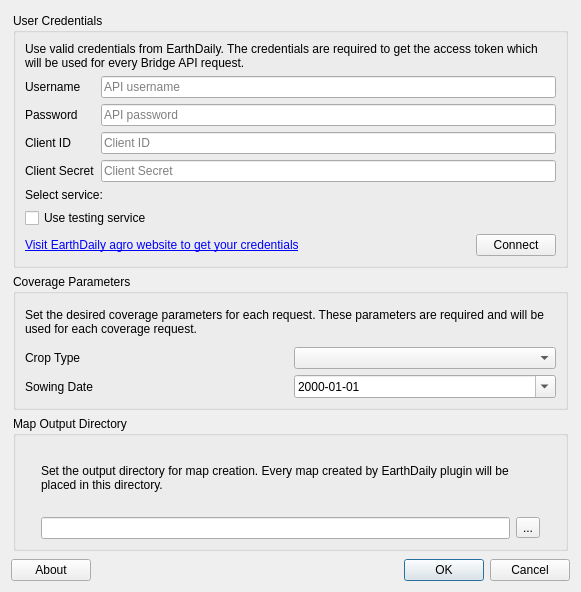
<?xml version="1.0" encoding="UTF-8"?>
<ui version="4.0">
 <class>dialog</class>
 <widget class="QDialog" name="dialog">
  <property name="geometry">
   <rect>
    <x>0</x>
    <y>0</y>
    <width>581</width>
    <height>592</height>
   </rect>
  </property>
  <property name="minimumSize">
   <size>
    <width>566</width>
    <height>568</height>
   </size>
  </property>
  <property name="windowTitle">
   <string>EarthDaily Options</string>
  </property>
  <layout class="QGridLayout" name="gridLayout_8">
   <item row="2" column="0">
    <layout class="QGridLayout" name="gridLayout_2">
     <item row="0" column="1">
      <spacer name="horizontalSpacer">
       <property name="orientation">
        <enum>Qt::Horizontal</enum>
       </property>
       <property name="sizeHint" stdset="0">
        <size>
         <width>40</width>
         <height>20</height>
        </size>
       </property>
      </spacer>
     </item>
     <item row="0" column="2">
      <widget class="QDialogButtonBox" name="button_box">
       <property name="orientation">
        <enum>Qt::Horizontal</enum>
       </property>
       <property name="standardButtons">
        <set>QDialogButtonBox::Cancel|QDialogButtonBox::Ok</set>
       </property>
      </widget>
     </item>
     <item row="0" column="0">
      <widget class="QPushButton" name="about_button">
       <property name="text">
        <string>About</string>
       </property>
      </widget>
     </item>
    </layout>
   </item>
   <item row="0" column="0">
    <widget class="QScrollArea" name="scrollArea">
     <property name="frameShape">
      <enum>QFrame::NoFrame</enum>
     </property>
     <property name="verticalScrollBarPolicy">
      <enum>Qt::ScrollBarAsNeeded</enum>
     </property>
     <property name="widgetResizable">
      <bool>true</bool>
     </property>
     <widget class="QWidget" name="scrollAreaWidgetContents">
      <property name="geometry">
       <rect>
        <x>0</x>
        <y>-74</y>
        <width>548</width>
        <height>612</height>
       </rect>
      </property>
      <layout class="QGridLayout" name="gridLayout_3">
       <property name="leftMargin">
        <number>2</number>
       </property>
       <property name="topMargin">
        <number>2</number>
       </property>
       <property name="rightMargin">
        <number>2</number>
       </property>
       <property name="bottomMargin">
        <number>2</number>
       </property>
       <item row="2" column="0">
        <widget class="QGroupBox" name="output_directory_group">
         <property name="title">
          <string>Map Output Directory</string>
         </property>
         <layout class="QGridLayout" name="gridLayout">
          <property name="leftMargin">
           <number>25</number>
          </property>
          <property name="rightMargin">
           <number>25</number>
          </property>
          <item row="2" column="0">
           <widget class="QLineEdit" name="output_directory_form"/>
          </item>
          <item row="2" column="1">
           <widget class="QToolButton" name="output_directory_chooser">
            <property name="text">
             <string>...</string>
            </property>
           </widget>
          </item>
          <item row="1" column="0">
           <widget class="QLabel" name="output_directory_label">
            <property name="text">
             <string>Set the output directory for map creation. Every map created by EarthDaily plugin will be placed in this directory.</string>
            </property>
            <property name="wordWrap">
             <bool>true</bool>
            </property>
           </widget>
          </item>
         </layout>
        </widget>
       </item>
       <item row="1" column="0">
        <widget class="QGroupBox" name="coverage_parameters_group">
         <property name="title">
          <string>Coverage Parameters</string>
         </property>
         <layout class="QGridLayout" name="gridLayout_4">
          <item row="0" column="0" colspan="2">
           <widget class="QLabel" name="coverage_parameters_label">
            <property name="text">
             <string>Set the desired coverage parameters for each request. These parameters are required and will be used for each coverage request.</string>
            </property>
            <property name="wordWrap">
             <bool>true</bool>
            </property>
           </widget>
          </item>
          <item row="1" column="0">
           <widget class="QLabel" name="crop_label">
            <property name="text">
             <string>Crop Type</string>
            </property>
           </widget>
          </item>
          <item row="1" column="1">
           <widget class="QComboBox" name="crop_combo_box">
            <property name="insertPolicy">
             <enum>QComboBox::InsertAlphabetically</enum>
            </property>
           </widget>
          </item>
          <item row="2" column="0">
           <widget class="QLabel" name="sowing_date_label">
            <property name="text">
             <string>Sowing Date</string>
            </property>
           </widget>
          </item>
          <item row="2" column="1">
           <widget class="QDateEdit" name="sowing_date_edit">
            <property name="displayFormat">
             <string>yyyy-MM-dd</string>
            </property>
            <property name="calendarPopup">
             <bool>true</bool>
            </property>
           </widget>
          </item>
         </layout>
        </widget>
       </item>
       <item row="0" column="0">
        <widget class="QGroupBox" name="credentials_group">
         <property name="title">
          <string>User Credentials</string>
         </property>
         <layout class="QGridLayout" name="gridLayout_10">
          <item row="3" column="1">
           <widget class="QLineEdit" name="client_id_form">
            <property name="minimumSize">
             <size>
              <width>371</width>
              <height>21</height>
             </size>
            </property>
            <property name="inputMethodHints">
             <set>Qt::ImhNone</set>
            </property>
            <property name="echoMode">
             <enum>QLineEdit::Normal</enum>
            </property>
            <property name="placeholderText">
             <string>Client ID</string>
            </property>
           </widget>
          </item>
          <item row="2" column="1">
           <widget class="QLineEdit" name="password_form">
            <property name="minimumSize">
             <size>
              <width>371</width>
              <height>21</height>
             </size>
            </property>
            <property name="inputMethodHints">
             <set>Qt::ImhHiddenText|Qt::ImhNoAutoUppercase|Qt::ImhNoPredictiveText|Qt::ImhSensitiveData</set>
            </property>
            <property name="echoMode">
             <enum>QLineEdit::Password</enum>
            </property>
            <property name="placeholderText">
             <string>API password</string>
            </property>
           </widget>
          </item>
          <item row="4" column="1">
           <widget class="QLineEdit" name="client_secret_form">
            <property name="minimumSize">
             <size>
              <width>371</width>
              <height>21</height>
             </size>
            </property>
            <property name="inputMethodHints">
             <set>Qt::ImhNone</set>
            </property>
            <property name="echoMode">
             <enum>QLineEdit::Normal</enum>
            </property>
            <property name="placeholderText">
             <string>Client Secret</string>
            </property>
           </widget>
          </item>
          <item row="0" column="0" colspan="2">
           <widget class="QLabel" name="credentials_label">
            <property name="text">
             <string>Use valid credentials from EarthDaily. The credentials are required to get the access token which will be used for every Bridge API request.</string>
            </property>
            <property name="wordWrap">
             <bool>true</bool>
            </property>
           </widget>
          </item>
          <item row="3" column="0">
           <widget class="QLabel" name="client_id_label">
            <property name="text">
             <string>Client ID</string>
            </property>
            <property name="alignment">
             <set>Qt::AlignLeading|Qt::AlignLeft|Qt::AlignVCenter</set>
            </property>
           </widget>
          </item>
          <item row="4" column="0">
           <widget class="QLabel" name="client_secret_label">
            <property name="text">
             <string>Client Secret</string>
            </property>
            <property name="alignment">
             <set>Qt::AlignLeading|Qt::AlignLeft|Qt::AlignVCenter</set>
            </property>
           </widget>
          </item>
          <item row="2" column="0">
           <widget class="QLabel" name="password_label">
            <property name="text">
             <string>Password</string>
            </property>
            <property name="alignment">
             <set>Qt::AlignLeading|Qt::AlignLeft|Qt::AlignVCenter</set>
            </property>
           </widget>
          </item>
          <item row="1" column="1">
           <widget class="QLineEdit" name="username_form">
            <property name="minimumSize">
             <size>
              <width>371</width>
              <height>21</height>
             </size>
            </property>
            <property name="placeholderText">
             <string>API username</string>
            </property>
           </widget>
          </item>
          <item row="1" column="0">
           <widget class="QLabel" name="username_label">
            <property name="text">
             <string>Username</string>
            </property>
           </widget>
          </item>
          <item row="5" column="0" colspan="2">
           <layout class="QGridLayout" name="gridLayout_5">
            <item row="2" column="2">
             <widget class="QPushButton" name="connect_button">
              <property name="text">
               <string>Connect</string>
              </property>
             </widget>
            </item>
            <item row="2" column="0">
             <widget class="QLabel" name="visit_geosys_label">
              <property name="text">
               <string>&lt;html&gt;&lt;head/&gt;&lt;body&gt;&lt;p&gt;&lt;a href=&quot;https://earthdailyagro.com/geosys-registration/&quot;&gt;&lt;span style=&quot; text-decoration: underline; color:#0000ff;&quot;&gt;Visit EarthDaily agro website to get your credentials&lt;/span&gt;&lt;/a&gt;&lt;/p&gt;&lt;/body&gt;&lt;/html&gt;</string>
              </property>
              <property name="textFormat">
               <enum>Qt::AutoText</enum>
              </property>
              <property name="openExternalLinks">
               <bool>true</bool>
              </property>
             </widget>
            </item>
            <item row="0" column="0">
             <widget class="QLabel" name="region_label">
              <property name="text">
               <string>Select service:</string>
              </property>
              <property name="wordWrap">
               <bool>true</bool>
              </property>
             </widget>
            </item>
            <item row="1" column="0">
             <widget class="QCheckBox" name="testing_service_checkbox">
              <property name="text">
               <string>Use testing service</string>
              </property>
             </widget>
            </item>
            <item row="2" column="1">
             <spacer name="horizontalSpacer_2">
              <property name="orientation">
               <enum>Qt::Horizontal</enum>
              </property>
              <property name="sizeHint" stdset="0">
               <size>
                <width>40</width>
                <height>20</height>
               </size>
              </property>
             </spacer>
            </item>
           </layout>
          </item>
         </layout>
        </widget>
       </item>
      </layout>
     </widget>
    </widget>
   </item>
  </layout>
 </widget>
 <tabstops>
  <tabstop>username_form</tabstop>
  <tabstop>password_form</tabstop>
  <tabstop>connect_button</tabstop>
  <tabstop>crop_combo_box</tabstop>
  <tabstop>sowing_date_edit</tabstop>
 </tabstops>
 <resources/>
 <connections>
  <connection>
   <sender>button_box</sender>
   <signal>accepted()</signal>
   <receiver>dialog</receiver>
   <slot>accept()</slot>
   <hints>
    <hint type="sourcelabel">
     <x>248</x>
     <y>254</y>
    </hint>
    <hint type="destinationlabel">
     <x>157</x>
     <y>274</y>
    </hint>
   </hints>
  </connection>
  <connection>
   <sender>button_box</sender>
   <signal>rejected()</signal>
   <receiver>dialog</receiver>
   <slot>reject()</slot>
   <hints>
    <hint type="sourcelabel">
     <x>316</x>
     <y>260</y>
    </hint>
    <hint type="destinationlabel">
     <x>286</x>
     <y>274</y>
    </hint>
   </hints>
  </connection>
 </connections>
</ui>
